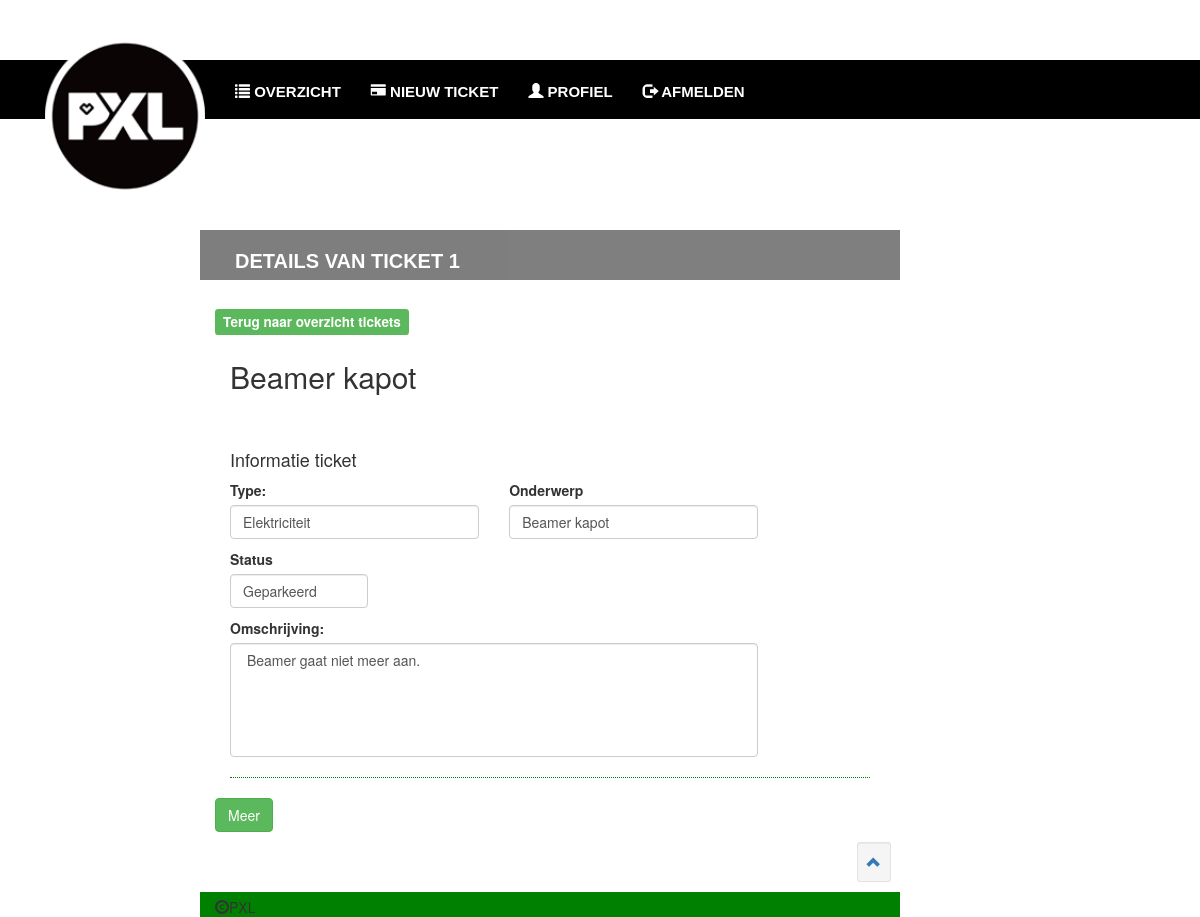
Screenshot of /index.php/ticket_controller/details/1 with the database file from the repository.
### tables this page shows
CREATE TABLE `tickets` (
  `ticketID` int(5) NOT NULL,
  `aanmaker` int(3) NOT NULL,
  `onderwerp` varchar(500) NOT NULL,
  `prioriteit` enum('Kritiek (1 uur)','Dringend (4 uur)','Hoog (2 dagen)','Gemiddeld (1 week)','Laag (3 maanden)') NOT NULL,
  `type` enum('IT','Elektriciteit','Faciliteiten','') NOT NULL,
  `campusID` int(5) NOT NULL,
  `blokID` int(5) NOT NULL,
  `lokaalNummer` int(5) NOT NULL,
  `datum` date NOT NULL,
  `omschrijving` varchar(1024) NOT NULL,
  `bijlage` blob,
  `herstellingDatum` date DEFAULT NULL,
  `deadline` date DEFAULT NULL,
  `hersteller` int(11) DEFAULT NULL,
  `status` enum('Geparkeerd','Afgesloten','In behandeling','Geannuleerd') NOT NULL
);

### application/controllers/ticket_controller.php (called while the page is built, shortened)
<?php
class ticket_controller  extends CI_Controller
{
    function __construct()
    {
        $this -> load -> database();
        $this -> load -> model('ticket_model');
        $this -> load ->model('user_model');
    }
    function details($ticketID)
    {
        $data['query'] = $this -> ticket_model -> getdetailsTicket($ticketID);
        $this -> load -> view('Layout/header');
        $this -> load -> view('Layout/navigation');
        $this -> load -> view('/Tickets/details', $data);
        $this -> load -> view('Layout/footer');
    }
}

### index.php (called while the page is built, shortened)
<?php
require_once BASEPATH.'core/CodeIgniter.php';

### application/models/ticket_model.php (called while the page is built, shortened)
<?php
Class Ticket_model extends CI_Model{
    function  getdetailsTicket($ticketID){
        $this -> db -> select('t.ticketID,t.aanmaker,u.email,t.onderwerp,t.prioriteit,t.type,c.naam,b.blokLetter,t.lokaalNummer,t.datum,t.omschrijving,t.herstellingDatum,t.deadline, t.hersteller,t.status');
        $this -> db -> from('tickets as t');
        $this -> db -> join('campussen as c','t.campusID=c.campusID');
        $this -> db -> join('blokken as b','t.blokID=b.blokID');
        $this -> db -> join('users as u','t.aanmaker=u.userID');
        $this -> db -> where('t.ticketID',$ticketID);
        $query = $this -> db -> get();
        if($query -> num_rows() >= 1)
        {
            return $query -> result();
        }
        else
        {
            return false;
        }
    }
}

### application/views/Tickets/details.php (the view, shortened to what this page needs)
<div class="col-md-7 col-md-offset-2 titel">
    <?php foreach($query as $quer):?>
    <h1>Details van ticket <?= htmlentities($quer ->ticketID,ENT_QUOTES,'UTF-8');?></h1>
</div>
<div class="col-md-7 col-md-offset-2 main home ">
    <div class="row">
        <h4 class="col-md-1"> <span class="label label-success"> <a style="color: white" href="<?php echo site_url('home/index')?>">Terug naar overzicht tickets</a>
    </div>
    <div class="col-md-6 left">
        <h2><?= htmlentities($quer ->onderwerp,ENT_QUOTES,'UTF-8');?></h2>
    </div>
    <div class="col-md-6 right"></div>
    <div class="col-md-12">
        <h4>Informatie ticket</h4>
        <div class="row">
            <div class="col-md-5">
                <label for="text">Type:</label>
                <input disabled type="text" class="form-control"  value=<?= htmlentities($quer ->type,ENT_QUOTES,'UTF-8');?> id="type">
            </div>
            <div class="col-md-5">
                <label for="text">Onderwerp</label>
                <p disabled type="text" class="form-control" id="ont"><?= htmlentities($quer ->onderwerp,ENT_QUOTES);?></p>
            </div>
        </div>
        <div class="row">
            <div class="col-md-3">
                <label for="text">Status</label>
                <p disabled type="text" class="form-control" id="ont"><?= htmlentities($quer ->status,ENT_QUOTES);?></p>
            </div>
        </div>
        <div class="row">
            <div class="col-md-10">
                <label for="text">Omschrijving:</label>
                <textarea disabled class="form-control" rows="5" id="Omschrijving"> <?= htmlentities($quer ->omschrijving,ENT_QUOTES,'UTF-8');?></textarea>
            </div>
        </div>
        <hr style="border-top: 1.5px dotted green"/>
        <div class="row">
            <a href="#moreDetails" class="btn btn-success" data-toggle="collapse">Meer</a>
        </div>
        <?php endforeach;?>
    </div>
    <div class="row">
        <div class="pull-right col-md-1">
            <a href="#top" class="well well-sm" onclick="$('html,body').animate({scrollTop:0},'slow');return false;">
                <i class="glyphicon glyphicon-chevron-up"> </i>
            </a>
        </div>
    </div>
    <br>
</div>

### rows the page displays
tickets: ticketID "1", onderwerp "Beamer kapot", type "Elektriciteit", status "Geparkeerd", omschrijving "Beamer gaat niet meer aan."
